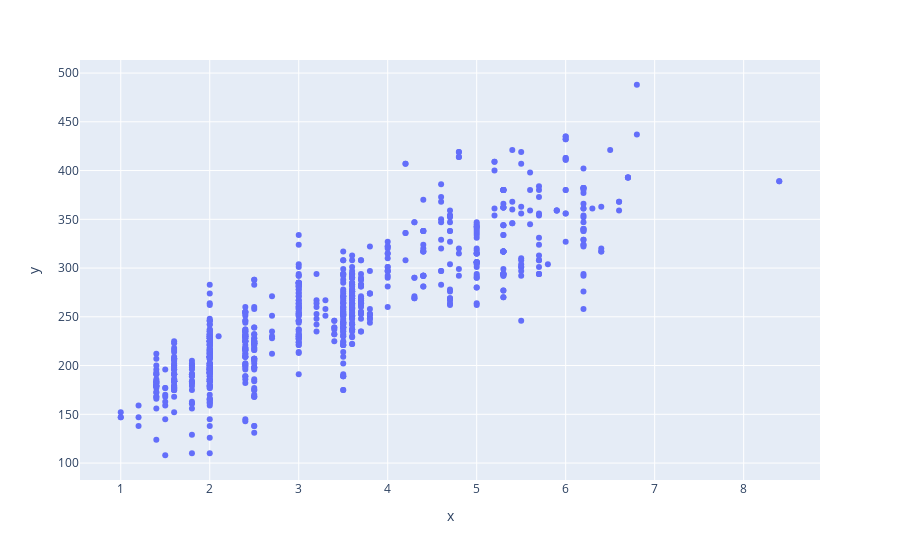

This figure's notebook cell:
### Code cell
px.scatter(x= train.ENGINESIZE, y=train.CO2EMISSIONS)

### Figure 1 — Plotly figure (JSON) as saved in the notebook; plotly's stock layout.template omitted (floating-point values rounded to 4 significant figures; data arrays with more than 128 entries replaced by an {"elided": "..."} marker saying what was removed)
{"data": [{"hovertemplate": "x=%{x}<br>y=%{y}<extra></extra>", "legendgroup": "", "marker": {"color": "#636efa", "symbol": "circle"}, "mode": "markers", "name": "", "orientation": "v", "showlegend": false, "type": "scatter", "x": {"elided": "873 float values"}, "xaxis": "x", "y": {"elided": "873 int values"}, "yaxis": "y"}], "layout": {"legend": {"tracegroupgap": 0}, "margin": {"t": 60}, "xaxis": {"anchor": "y", "domain": [0, 1], "title": {"text": "x"}}, "yaxis": {"anchor": "x", "domain": [0, 1], "title": {"text": "y"}}}}
